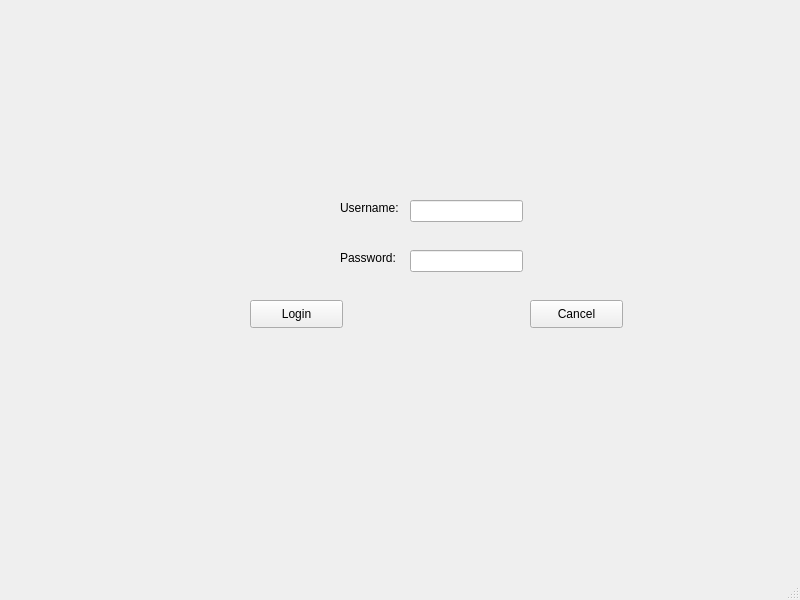
<?xml version="1.0" encoding="UTF-8"?>
<ui version="4.0">
 <class>MainWindow</class>
 <widget class="QMainWindow" name="MainWindow">
  <property name="geometry">
   <rect>
    <x>0</x>
    <y>0</y>
    <width>800</width>
    <height>600</height>
   </rect>
  </property>
  <property name="windowTitle">
   <string>MainWindow</string>
  </property>
  <widget class="QWidget" name="centralwidget">
   <widget class="QLabel" name="label">
    <property name="geometry">
     <rect>
      <x>340</x>
      <y>200</y>
      <width>61</width>
      <height>16</height>
     </rect>
    </property>
    <property name="text">
     <string>Username:</string>
    </property>
   </widget>
   <widget class="QLabel" name="label_2">
    <property name="geometry">
     <rect>
      <x>340</x>
      <y>250</y>
      <width>71</width>
      <height>16</height>
     </rect>
    </property>
    <property name="text">
     <string>Password:</string>
    </property>
   </widget>
   <widget class="QLineEdit" name="username_input">
    <property name="geometry">
     <rect>
      <x>410</x>
      <y>200</y>
      <width>113</width>
      <height>22</height>
     </rect>
    </property>
    <property name="text">
     <string/>
    </property>
   </widget>
   <widget class="QLineEdit" name="password_input">
    <property name="geometry">
     <rect>
      <x>410</x>
      <y>250</y>
      <width>113</width>
      <height>22</height>
     </rect>
    </property>
    <property name="text">
     <string/>
    </property>
    <property name="echoMode">
     <enum>QLineEdit::Password</enum>
    </property>
   </widget>
   <widget class="QPushButton" name="loginButton">
    <property name="geometry">
     <rect>
      <x>250</x>
      <y>300</y>
      <width>93</width>
      <height>28</height>
     </rect>
    </property>
    <property name="text">
     <string>Login</string>
    </property>
   </widget>
   <widget class="QPushButton" name="cancel_button">
    <property name="geometry">
     <rect>
      <x>530</x>
      <y>300</y>
      <width>93</width>
      <height>28</height>
     </rect>
    </property>
    <property name="text">
     <string>Cancel</string>
    </property>
   </widget>
  </widget>
  <widget class="QMenuBar" name="menubar">
   <property name="geometry">
    <rect>
     <x>0</x>
     <y>0</y>
     <width>800</width>
     <height>26</height>
    </rect>
   </property>
  </widget>
  <widget class="QStatusBar" name="statusbar"/>
 </widget>
 <resources/>
 <connections/>
</ui>
